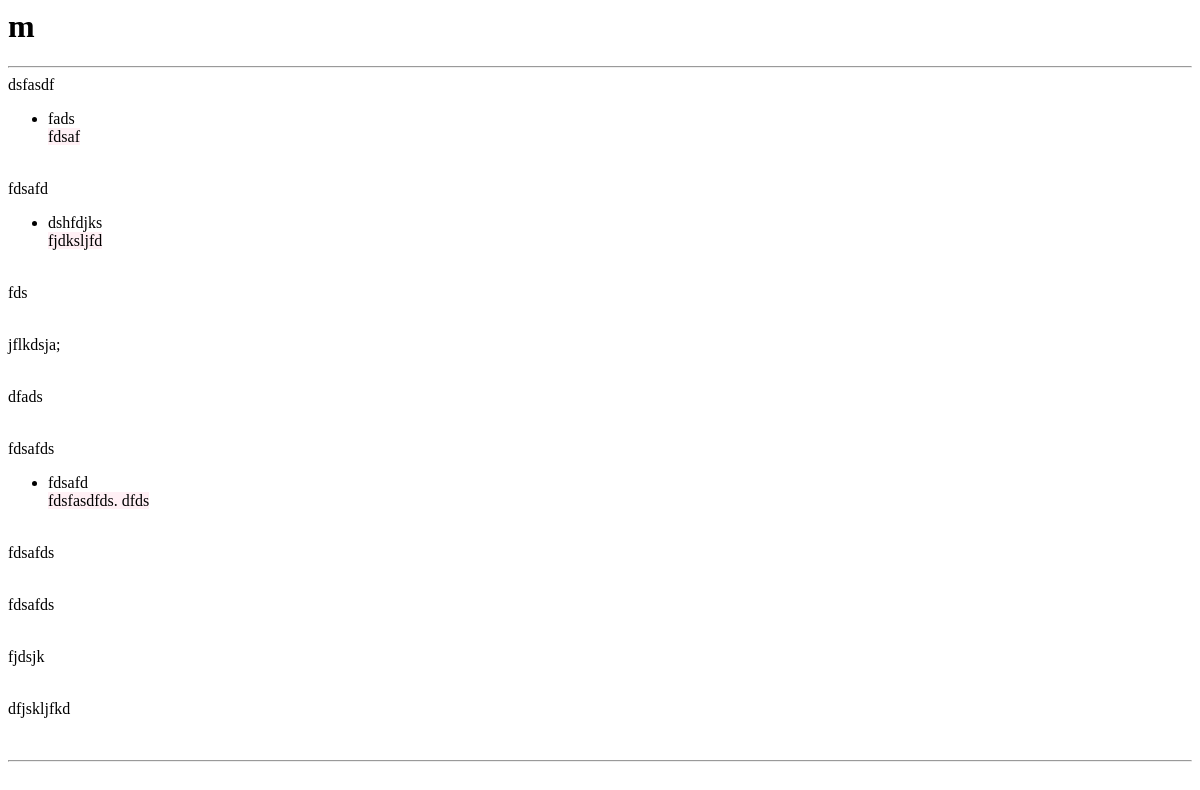
Page /u/m/ on the earlier database version.
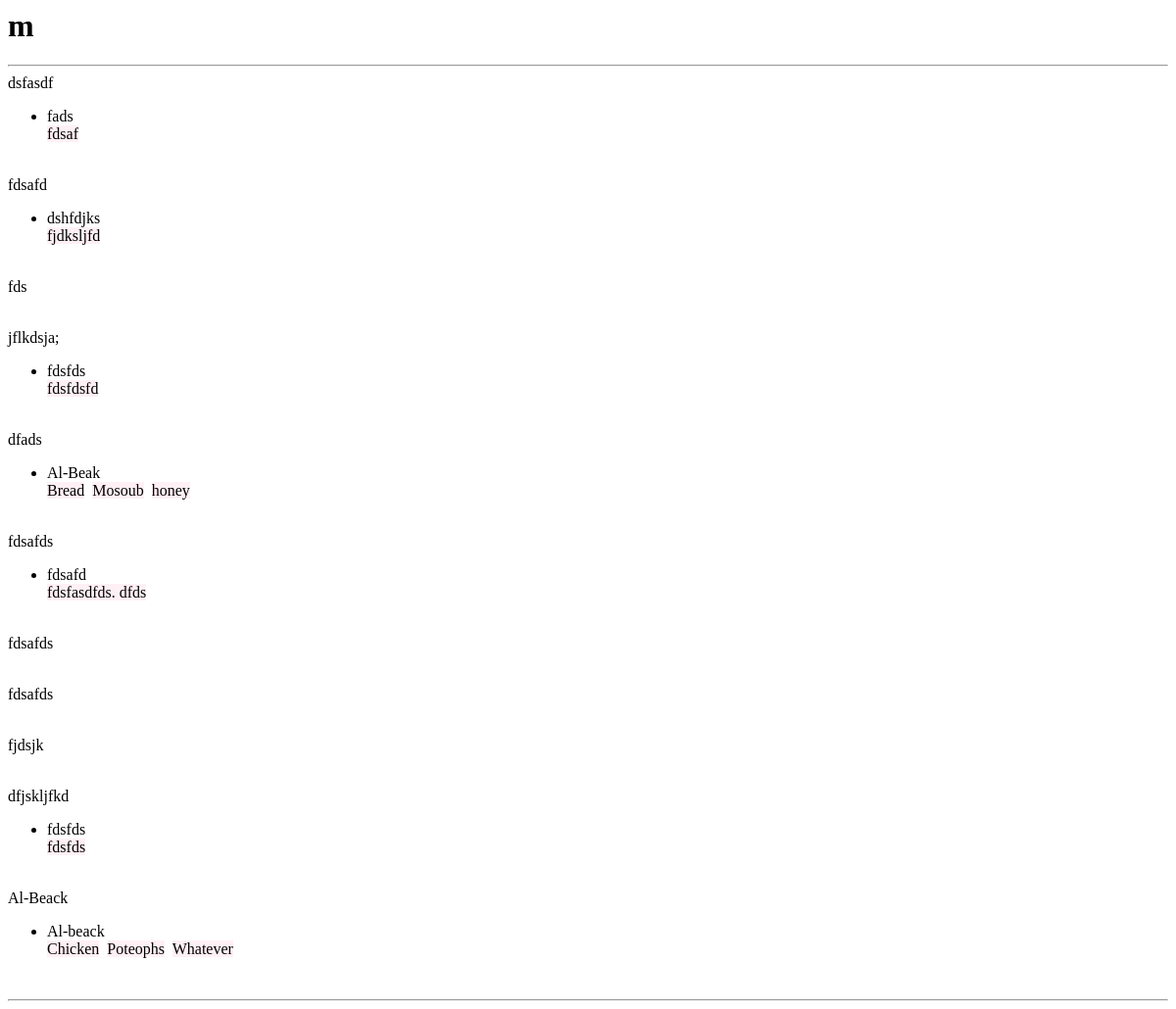
Same page on the later database version.
### restaurants/models.py (models this page shows, shortened)
class RestaurantsLocations(models.Model):
    owner = models.ForeignKey(USER)  # django models unleashed JOINCFE.com
    name = models.CharField(max_length=120)
    location = models.CharField(max_length=120, null=True, blank=True)
    category = models.CharField(max_length=120, null=True, blank=False)
    timestamp = models.DateTimeField(auto_now_add=True)
    updateTime = models.DateTimeField(auto_now=True)
    slug = models.SlugField(null=True, blank=True)

### menues/models.py (models this page shows, shortened)
class Item(models.Model):
    user = models.ForeignKey(settings.AUTH_USER_MODEL)
    restaurant = models.ForeignKey(RestaurantsLocations)
    name = models.CharField(max_length=120)
    contents = models.TextField(help_text='Separate each item by comma')
    excludes = models.TextField(blank=True, null=True, help_text='Separate each item by comma')
    public = models.BooleanField(default=True)
    timestamp = models.DateTimeField(auto_now_add=True)
    updated = models.DateTimeField(auto_now=True)
    class Meta:
        ordering = ['-updated', '-timestamp']
    def get_contents(self):
        return self.contents.split(",")

### profiles/views.py (the view)
# urls.py: url(r'^(?P<username>[\w-]+)/$', ProfileDetailView.as_view(), name='detail'),
class ProfileDetailView(DetailView):
    template_name = 'profiles/user.html'
    def get_object(self, queryset=None):
        username = self.kwargs.get("username")
        if username is None:
            raise Http404
        return get_object_or_404(User, username__iexact=username, is_active=True)
    def get_context_data(self, *args, **kwargs):
        context = super(ProfileDetailView, self).get_context_data(*args, **kwargs)
        qs = RestaurantsLocations.objects.filter(owner=self.get_object())
        if qs.exists():
            context['locations'] = qs
        return context

### profiles/templates/profiles/user.html
{% block content %}
<h1> {{ user.username }} </h1>
    <hr>
        {% if  user.item_set.all.exists %}
        {% for rest in user.restaurantslocations_set.all %}
            <div class="row">
                <div class="col-sm-12" >{{ rest.name }}
                    <ul>
                            {%  for item in rest.item_set.all %}
                                <li> {{ item.name }}<br>
                                    {% for ing in item.get_contents %}
                                        <span style="margin-right: 4px; background-color: lavenderblush" > {{ ing }}</span>
                                    {% endfor %}
                                </li>
                            {% endfor %}
                    </ul>
                    <br>
                </div>
            </div>
        {% endfor %}
    {% else %}
    <p class="lead"> No Items Found </p>
    {% endif %}
    <hr>
{% endblock  %}

Differences in the rows shown:
added Item: name "fdsfds", get_contents "fdsfdsfd", shown under RestaurantsLocations "jflkdsja;"
added Item: name "Al-Beak", get_contents "Bread" "Mosoub" "honey", shown under RestaurantsLocations "dfads"
added Item: name "fdsfds", get_contents "fdsfds", shown under RestaurantsLocations "dfjskljfkd"
added RestaurantsLocations: name "Al-Beack"
added Item: name "Al-beack", get_contents "Chicken" "Poteophs" "Whatever", shown under "Al-Beack"
